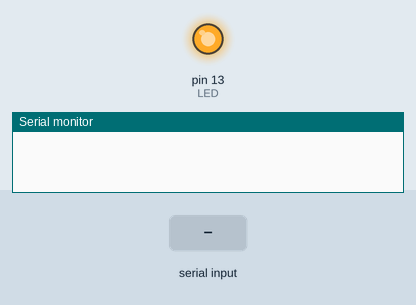
Bench run of a sketch on a simulated Arduino Uno, built with avr-gcc and run on an emulated ATmega328P. Parts: output pins drawn as LEDs (lit = HIGH), the last lines printed to the serial monitor. The inputs (shaded band) are chosen by the test bench.

Above: at 1.2 s.
1.3 s: "1" received over Serial
At 2.5 s:
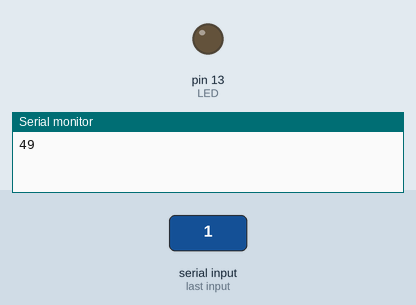
2.8 s: "0" received over Serial
At 3.7 s:
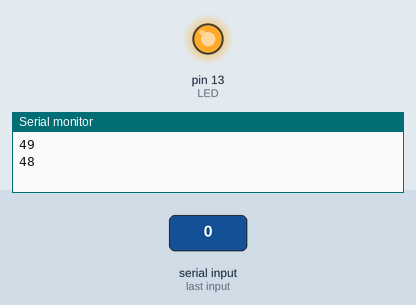
Timing chart, 0 to 5.8 s (numbered marks = the images above; inputs shaded):
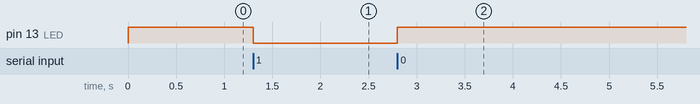

Measured:
- after the input at 1.3 s, pin 13 (LED): HIGH → LOW at once
- after the input at 2.8 s, pin 13 (LED): LOW → HIGH at once

The sketch:

sketch_oct31b.ino
```cpp
int val;
int LED = 13;
bool a;

void setup()

{
  Serial.begin(9600);
  pinMode(LED, OUTPUT);
  digitalWrite(LED, HIGH);
}
void loop()
{
  if (Serial.available())
  {
    val = Serial.read();
    Serial.println(val);
       if (val == 48)
    {
      digitalWrite(LED, HIGH);

    }

    // При символе "0" выключаем светодиод
    if ( val == 49)
    {
      digitalWrite(LED, LOW);
    }


/*    if(val != NULL)
    {
      if (a)
      {
        digitalWrite(LED, HIGH);
        a= not a;
      }
      else
      {
        digitalWrite(LED, LOW)};
        a= not a;
      };
    val = NULL;*/
  }
}
    /* При символе "1" включаем светодиод
    if (val == '1')
    {
      digitalWrite(LED, HIGH);
    }

    // При символе "0" выключаем светодиод
    if ( val == '0')
    {
      digitalWrite(LED, LOW);
    }*/
```
